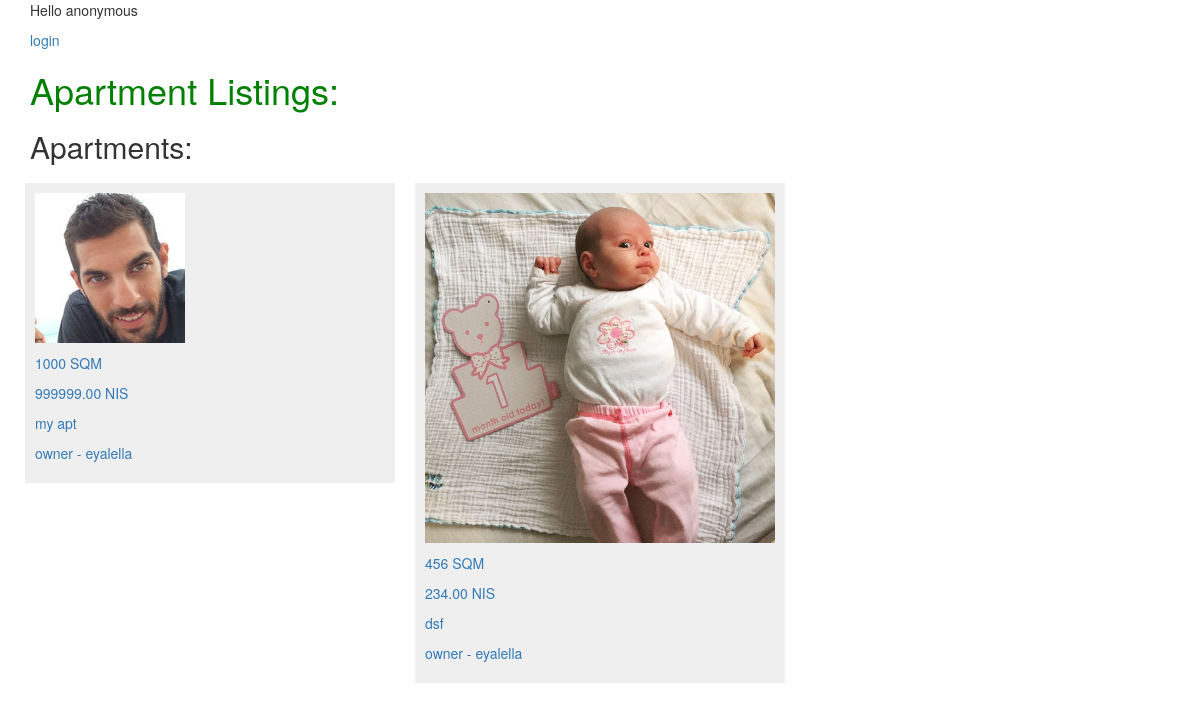
The page / on the database its author committed.
### first_app/models.py (models this page shows, shortened)
class Apartment(models.Model):
  user = models.ForeignKey(User)
  size = models.IntegerField()
  price = models.DecimalField(max_digits=10, decimal_places=2)
  location = models.CharField(max_length=100)
  image = models.ImageField(default='default.jpg')

### first_app/views.py (the view)
# urls.py: url(r'^$', views.index, name='index'),
def index(request):
	apartments = Apartment.objects.all()
	form = AptForm()
	return render(request, 'index.html', {
		'apartments': apartments,
		'form': form
	})

### first_app/templates/index.html (shortened to what this page needs)
{% extends 'base.html' %}
{% load staticfiles %}
{% block content %}
<h2>Apartments:</h2>
<div class="row">
  {% for apt in apartments %}
  <a href="/{{apt.id}}/">
    <div class="col col-xs-4">
      <div class="content">
        <img src="media/{{apt.image}}" alt="apartment image" />
        <p>{{apt.size}} SQM</p>
        <p>{{apt.price}} NIS</p>
        <p>{{apt.location}}</p>
        <p>owner - <a href="/user/{{apt.user}}">{{apt.user}}</a></p>
      </div>
    </div>
  </a>
  {% endfor %}
</div>
{% endblock %}

### first_app/static/style.css (style rules this page uses)
img { max-width: 100%; margin-bottom: 10px; }
.col { padding: 10px; }
.content { padding: 10px; background: #efefef; }

### rows shown on the page
Apartment: image (picture), size "1000", price "999999.00", location "my apt", user "eyalella"
Apartment: image (placeholder picture), size "456", price "234.00", location "dsf", user "eyalella"
